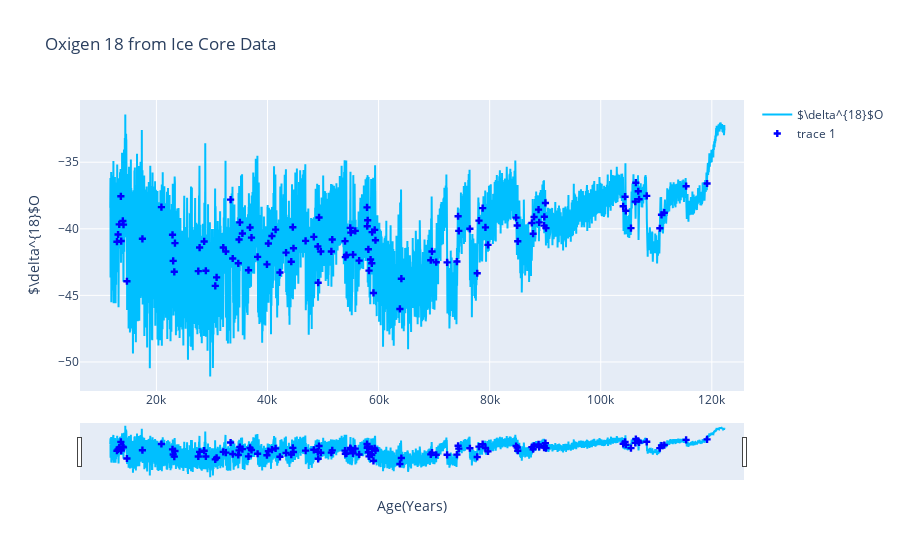

Notebook code cell kept with this figure:
### Code cell
fig = go.Figure()
fig.add_trace(go.Scatter( x=x_ts, y=y_ts, name=y_ts_name,
                         line_color='deepskyblue'))

fig.add_trace(go.Scatter( x=x_marker, y=y_marker,  mode='markers', marker_color='blue', marker_symbol='cross')) # https://plotly.com/python/line-and-scatter/ 

fig.update_yaxes(title_text=y_ts_name)
fig.update_xaxes(title_text=x_ts_name)

fig.update_layout(title_text=plot_title,
                  xaxis_rangeslider_visible=True)
fig.show()

### Figure 1 — Plotly figure (JSON) as saved in the notebook; plotly's stock layout.template omitted (floating-point values rounded to 4 significant figures; data arrays with more than 128 entries replaced by an {"elided": "..."} marker saying what was removed)
{"data": [{"line": {"color": "deepskyblue"}, "name": "$\\delta^{18}$O", "x": {"elided": "31855 float values"}, "y": {"elided": "31855 float values"}, "type": "scatter"}, {"marker": {"color": "blue", "symbol": "cross"}, "mode": "markers", "x": [12896, 13099, 13311, 13600, 13660, 13954, 14075, 14692, 17480, 20900, 22900, 23020, 23220, 23340, 27540, 27780, 28600, 28900, 30600, 30840, 32040, 32500, 33360, 33740, 34740, 34880, 35020, 35480, 36580, 36860, 37120, 38220, 39900, 40160, 40800, 41460, 42240, 43340, 44280, 44560, 44680, 46860, 48340, 49060, 49120, 49280, 49600, 51500, 51660, 53960, 54020, 54220, 54900, 55000, 55400, 55800, 56500, 57920, 57960, 58040, 58160, 58280, 58560, 58780, 58840, 59080, 59300, 59440, 63840, 64100, 69400, 69620, 70380, 72340, 74100, 74320, 74440, 76440, 77760, 78080, 78740, 79240, 79700, 84760, 84960, 85060, 87600, 87820, 88000, 88800, 88920, 89800, 89840, 90040, 90140, 104040, 104380, 104520, 105440, 106220, 106320, 106750, 106900, 108280, 110640, 110940, 111440, 115370, 119140], "y": [-40.97, -40.43, -39.67, -37.56, -40.92, -39.41, -39.69, -43.94, -40.75, -38.37, -40.45, -42.41, -43.23, -41.08, -43.18, -41.41, -40.95, -43.15, -44.29, -43.65, -41.41, -41.7, -37.81, -42.23, -42.59, -40.81, -39.52, -40.35, -43.11, -39.9, -40.66, -42.11, -42.67, -41.1, -40.54, -40.06, -43.28, -41.79, -42.47, -39.88, -41.46, -40.91, -40.61, -41.33, -44.05, -39.15, -41.71, -41.7, -40.81, -40.93, -42.13, -41.97, -39.93, -40.29, -41.94, -40.16, -42.39, -38.39, -39.81, -39.36, -41.54, -43.14, -42.31, -42.59, -40.25, -44.82, -40.08, -40.86, -46.02, -43.75, -42.36, -41.7, -42.51, -42.52, -42.46, -39.06, -40.16, -40, -43.34, -39.39, -38.45, -39.89, -41.21, -39.16, -39.75, -40.94, -39.56, -40.37, -39.11, -38.56, -39.52, -39.76, -39.1, -38.06, -39.95, -38.31, -37.59, -38.65, -39.95, -37.96, -36.54, -37.18, -37.78, -37.53, -39.96, -38.95, -38.79, -36.8, -36.6], "type": "scatter"}], "layout": {"yaxis": {"title": {"text": "$\\delta^{18}$O"}}, "xaxis": {"title": {"text": "Age(Years)"}, "rangeslider": {"visible": true}}, "title": {"text": "Oxigen 18 from Ice Core Data"}}}
